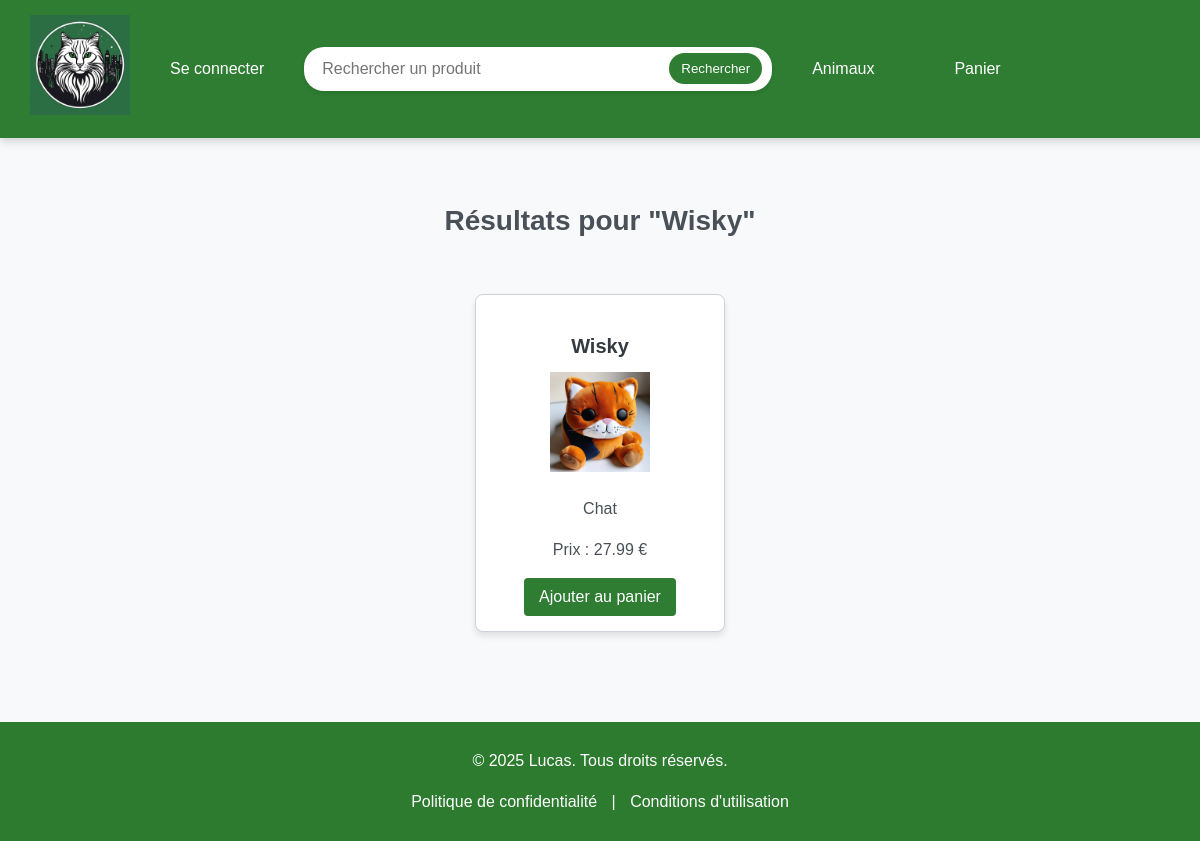
Screenshot of /search.php?product=Wisky with the database file from the repository.
### tables this page shows
CREATE TABLE IF NOT EXISTS `animals` (
  `idAnimals` int NOT NULL AUTO_INCREMENT,
  `nameAnimals` varchar(100) NOT NULL,
  `typeAnimals` varchar(100) NOT NULL,
  `weightAnimals` varchar(100) NOT NULL,
  `colorAnimals` varchar(100) NOT NULL,
  `priceAnimals` decimal(5,2) NOT NULL,
  `imageAnimals` varchar(100) NOT NULL,
  PRIMARY KEY (`idAnimals`)
);

### search.php (the view, shortened to what this page needs)
<?php
$servername = "localhost";
$dbname = "e_commerce_project";
$dbusername = "root";
$dbpassword = "";
if (isset($_GET['product'])) {
    $search_term = htmlspecialchars(trim($_GET['product']));
    try {
        $conn = new PDO("mysql:host=$servername;dbname=$dbname", $dbusername, $dbpassword);
        $conn->setAttribute(PDO::ATTR_ERRMODE, PDO::ERRMODE_EXCEPTION);
    } catch (PDOException $e) {
        die('Erreur : ' . $e->getMessage());
    }
    $stmt = $conn->prepare("SELECT * FROM animals WHERE nameAnimals LIKE :product");
    $query = '%' . $search_term . '%';
    $stmt->bindParam(':product', $query, PDO::PARAM_STR);
    $stmt->execute();
    $results = $stmt->fetchAll(PDO::FETCH_ASSOC);
}
?>
<!doctype html>
<html lang="fr">
<head>
    <link rel="stylesheet" href="style/store.css">
</head>
<body>
<?php include 'navbar.php'; ?>
<br><br><br><br><br><br><br>
<h1 class="store-title">Résultats pour "<?= htmlspecialchars($search_term) ?>"</h1>
<div class="products">
    <?php if (!empty($results)): ?>
        <?php foreach ($results as $result): ?>
            <div class="product">
                <a href="fiche_produit.php?idAnimals=<?php echo htmlspecialchars($result['idAnimals']); ?>">
                    <h2><?= htmlspecialchars($result['nameAnimals']) ?></h2>
                    <img class="imageAnimals" src="<?= htmlspecialchars($result['imageAnimals']) ?>" alt="<?= htmlspecialchars($result['nameAnimals']) ?>">
                </a>
                <p><?= htmlspecialchars($result['typeAnimals']) ?></p>
                <p>Prix : <?= htmlspecialchars($result['priceAnimals']) ?> €</p>
                <form action="search.php?product=<?= urlencode($search_term) ?>" method="POST">
                    <button type="submit">Ajouter au panier</button>
                </form>
            </div>
        <?php endforeach; ?>
    <?php else: ?>
        <p class="no-results">Aucun résultat trouvé pour "<?= htmlspecialchars($search_term) ?>"</p>
    <?php endif; ?>
</div>
<?php include "footer.php"?>
</body>
</html>

### style/store.css (style rules this page uses)
body { font-family: Arial, sans-serif; line-height: 1.6; margin: 0; padding: 0; background-color: #f8f9fa; color: #343a40; }
h1, h2 { color: #343a40; text-align: center; margin: 20px 0; }
a { text-decoration: none; color: #007bff; }
.store-title { margin: 20px auto; font-size: 28px; text-align: center; color: #495057; }
.products { display: grid; grid-template-columns: repeat(auto-fit, minmax(250px, 1fr)); gap: 20px; max-width: 1200px; margin: 20px auto; padding: 10px; }
.product { background-color: #ffffff; border: 1px solid #ced4da; border-radius: 8px; box-shadow: 0 4px 6px rgba(0, 0, 0, 0.1); padding: 15px; text-align: center; transition: transform 0.3s ease, box-shadow 0.3s ease; }
.product h2 { font-size: 20px; color: #343a40; margin-bottom: 10px; }
.product p { font-size: 16px; color: #495057; margin-bottom: 15px; }
.product button { background-color: #2E7D32; color: #ffffff; border: none; padding: 10px 15px; border-radius: 4px; cursor: pointer; font-size: 16px; transition: background-color 0.3s ease; }
.imageAnimals { width: 100px; height: 100px; }

### style/navbar.css (style rules this page uses)
body { margin-top: 200px; }

### style/footer.css (style rules this page uses)
body { display: flex; flex-direction: column; min-height: 100vh; margin: 0; }

### rows the page displays
animals: nameAnimals "Wisky", imageAnimals (picture), typeAnimals "Chat", priceAnimals "27.99"

### other values shown
$search_term "Wisky"
